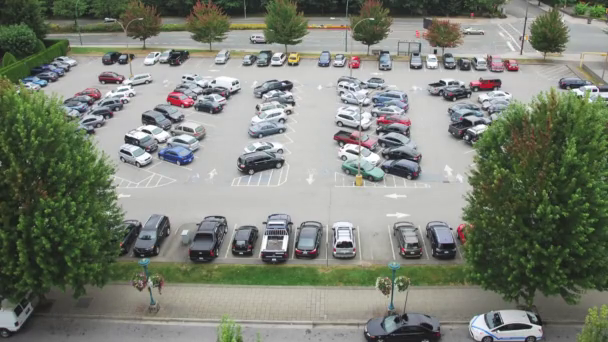
#> input picture frame 32 of otoparkVideo.mp4, 608 x 342 px
$ python area_selector.py
#> lines starting #> are read from the running program, lines starting #| are printed output that depends on the picture; after the words box and inside, x2 and y2 are one past the last pixel; in counts of white or black regions, pixels touching at a corner belong together
import cv2
import numpy as np
import matplotlib.pyplot as plt
from collections import deque
import os
cap = cv2.VideoCapture("otoparkVideo.mp4")
oldframes = deque(maxlen=30)
back_flip=False
back_indis=0
waitTime=0
counter_image=0
system_info = "a:oynat,b:geri oynat,c:durdur,d:1 ileri,e:1 geri,f:sec"
last_press=""
while cap.isOpened():
    if back_flip:
        back_indis = max((len(oldframes)-1)*-1,back_indis-1)
        frame = oldframes[back_indis].copy()
    elif back_indis<0:
        back_indis = min(0,back_indis+1)
        frame = oldframes[back_indis].copy()
    else:
        ret,frame = cap.read()
#> frame is the input picture: shape (342, 608, 3); mean B, G, R 117.1, 128.7, 123.7

        _frame = frame.copy()
        oldframes.append(_frame)
        if not ret: break

    cv2.putText(frame,system_info,(10,10),cv2.FONT_HERSHEY_COMPLEX,0.5,(0,255,255))
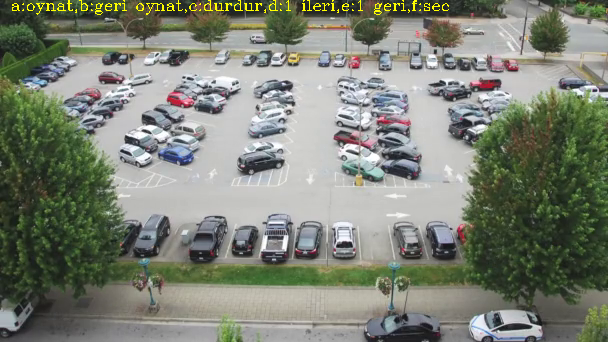
#> frame: shape (342, 608, 3); 0.55% of pixels changed, all inside (x1, y1, x2, y2) = (12, 0, 449, 15)
    cv2.putText(frame,f"son: {last_press}",(10,30),cv2.FONT_HERSHEY_COMPLEX,0.5,(0,255,255))
#> frame: shape (342, 608, 3); 0.04% of pixels changed, all inside (x1, y1, x2, y2) = (12, 23, 44, 31)

    cv2.imshow("frame",frame)
    key = cv2.waitKey(waitTime)
#> (key q is pressed here)
    if key==ord("q"):
        break
    elif key == ord("a"):
        waitTime=30
        back_flip=False
        last_press="a"
    elif key == ord("b"):
        waitTime=30
        back_flip=True
        last_press="b"
    elif key == ord("c"):
        waitTime=0
        last_press="c"
    elif key == ord("d"):
        back_flip=False
        waitTime=0
        last_press="d"
    elif key == ord("e"):
        back_flip=True
        waitTime=0
        last_press="e"
    elif key == ord("f"):
        (x,y,w,h) = cv2.selectROI("frame",frame,False)
        select_roi = _frame[y:y+h,x:x+w]
        cv2.imwrite(f"images/{counter_image}_img.jpg",select_roi)
        counter_image+=1;
        last_press="f"

$ run again, starting later in the video
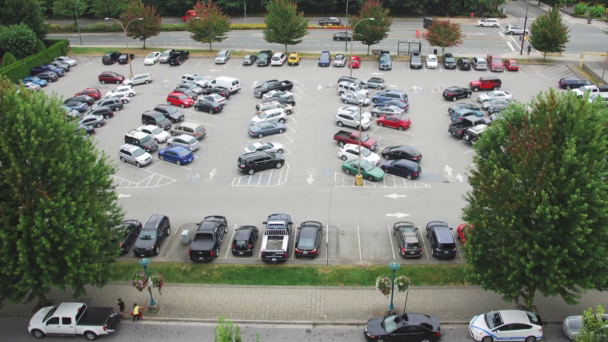
#> input picture frame 145 of otoparkVideo.mp4, 608 x 342 px
#> frame is the input picture: shape (342, 608, 3); mean B, G, R 113, 124.4, 119.9
#> `cv2.putText(frame,system_info,(10,10),cv2.FONT_HERSHEY_COMPLEX,0.5,(0,..`:
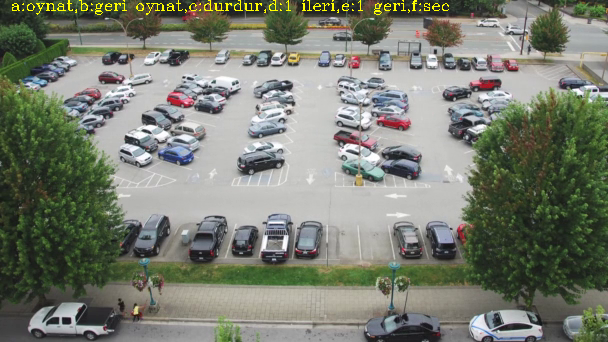
#> frame: shape (342, 608, 3); 0.55% of pixels changed, all inside (x1, y1, x2, y2) = (12, 0, 449, 15)

$ run again, starting later in the video
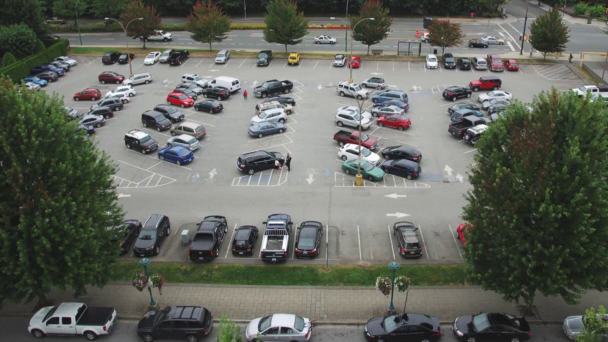
#> input picture frame 258 of otoparkVideo.mp4, 608 x 342 px
#> frame is the input picture: shape (342, 608, 3); mean B, G, R 93.9, 101.8, 98.9
#> `cv2.putText(frame,system_info,(10,10),cv2.FONT_HERSHEY_COMPLEX,0.5,(0,..`:
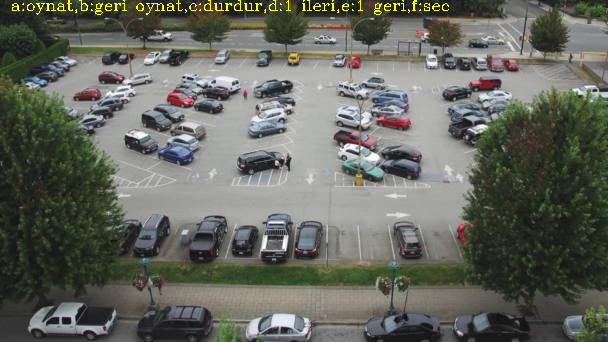
#> frame: shape (342, 608, 3); 0.55% of pixels changed, all inside (x1, y1, x2, y2) = (12, 0, 449, 15)
